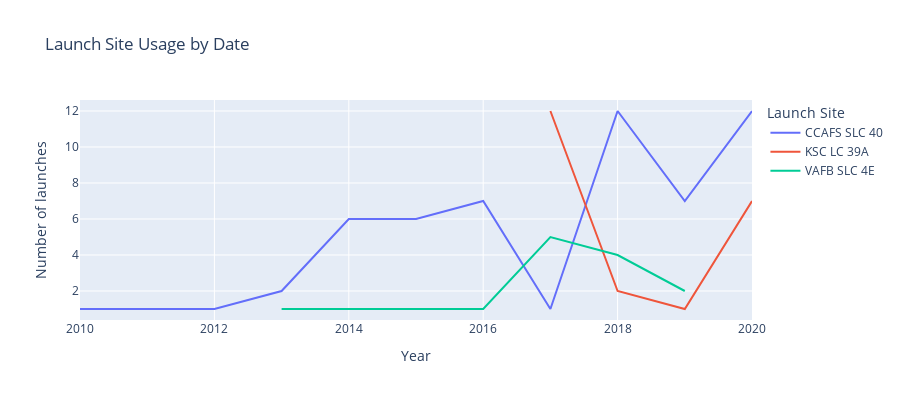

The code cell stored with this chart in its notebook:
### Code cell
px.line(orig_data_launchsite_date,
        x = "Year",
        y = "Number_of_flights",
        color = "LaunchSite",
        title = "Launch Site Usage by Date",
        labels = {"Date": "Launch Date",
                  "Number_of_flights": "Number of launches",
                  "LaunchSite": "Launch Site"},
        width = 900,
        height = 400)

### Figure 1 — Plotly figure (JSON) as saved in the notebook; plotly's stock layout.template omitted (floating-point values rounded to 4 significant figures)
{"data": [{"hovertemplate": "Launch Site=CCAFS SLC 40<br>Year=%{x}<br>Number of launches=%{y}<extra></extra>", "legendgroup": "CCAFS SLC 40", "line": {"color": "#636efa", "dash": "solid"}, "marker": {"symbol": "circle"}, "mode": "lines", "name": "CCAFS SLC 40", "orientation": "v", "showlegend": true, "type": "scatter", "x": [2010, 2012, 2013, 2014, 2015, 2016, 2017, 2018, 2019, 2020], "xaxis": "x", "y": [1, 1, 2, 6, 6, 7, 1, 12, 7, 12], "yaxis": "y"}, {"hovertemplate": "Launch Site=KSC LC 39A<br>Year=%{x}<br>Number of launches=%{y}<extra></extra>", "legendgroup": "KSC LC 39A", "line": {"color": "#EF553B", "dash": "solid"}, "marker": {"symbol": "circle"}, "mode": "lines", "name": "KSC LC 39A", "orientation": "v", "showlegend": true, "type": "scatter", "x": [2017, 2018, 2019, 2020], "xaxis": "x", "y": [12, 2, 1, 7], "yaxis": "y"}, {"hovertemplate": "Launch Site=VAFB SLC 4E<br>Year=%{x}<br>Number of launches=%{y}<extra></extra>", "legendgroup": "VAFB SLC 4E", "line": {"color": "#00cc96", "dash": "solid"}, "marker": {"symbol": "circle"}, "mode": "lines", "name": "VAFB SLC 4E", "orientation": "v", "showlegend": true, "type": "scatter", "x": [2013, 2016, 2017, 2018, 2019], "xaxis": "x", "y": [1, 1, 5, 4, 2], "yaxis": "y"}], "layout": {"height": 400, "legend": {"title": {"text": "Launch Site"}, "tracegroupgap": 0}, "title": {"text": "Launch Site Usage by Date"}, "width": 900, "xaxis": {"anchor": "y", "domain": [0, 1], "title": {"text": "Year"}}, "yaxis": {"anchor": "x", "domain": [0, 1], "title": {"text": "Number of launches"}}}}
